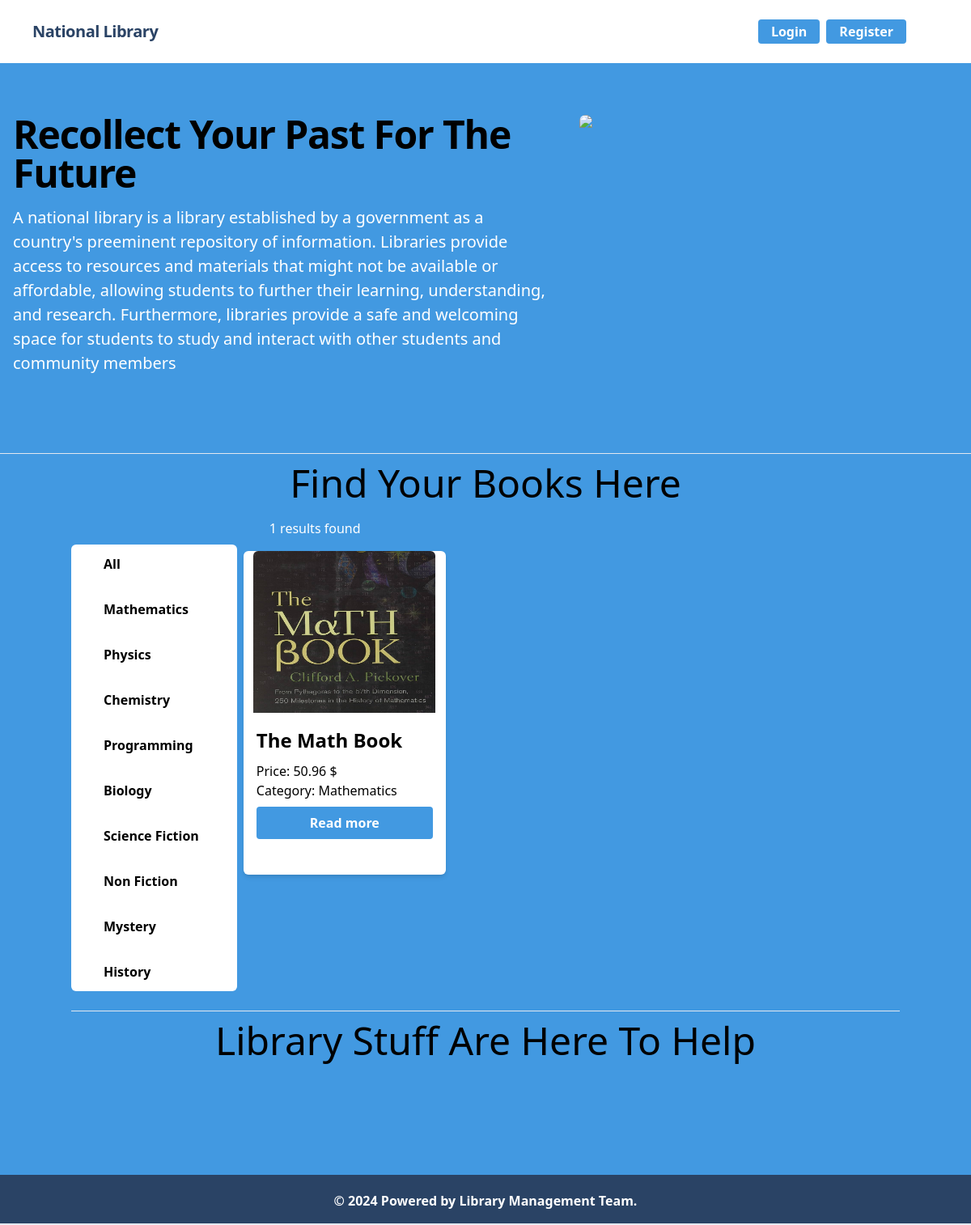
Page /home/mathematics/ on the committed database.
### category/models.py (models this page shows)
class Category(models.Model):
    name = models.CharField(max_length=100)
    slug = models.SlugField(max_length=100, null=True, blank=True, unique=True)
    def __str__(self):
        return self.name

### book/models.py (models this page shows, shortened)
class Book(models.Model):
    title = models.CharField(max_length=100)
    author = models.CharField(max_length=50, blank=True)
    isbn = models.IntegerField(default=0)
    availability_status = models.BooleanField(default=True)
    in_stock = models.IntegerField(blank=True, default=0)
    publication_date = models.DateField(blank=True)
    description = models.TextField()
    image = models.ImageField(upload_to='book/media')
    price = models.DecimalField(max_digits=10, decimal_places=2)
    category = models.ForeignKey(Category, on_delete=models.CASCADE)

### core/views.py (the view)
# urls.py: path('', HomeView.as_view(), name='home'),
class HomeView(TemplateView):
    template_name = 'index.html'
    def get_context_data(self, **kwargs):
        context = super().get_context_data(**kwargs)
        books = Book.objects.all()
        category_slug = self.kwargs.get('category_slug')
        if category_slug:
            category = get_object_or_404(Category, slug=category_slug)
            books = Book.objects.filter(category=category)
        categories = Category.objects.all()
        context['categories'] = categories
        context['books'] = books
        return context

### core/templates/index.html (shortened to what this page needs)
{% extends 'base.html' %}
{% block content %}
{% load static %}
<h2 class="text-5xl text-center">Find Your Books Here</h2>
<div class="flex flex-wrap">
    <div class="w-full md:w-1/4 lg:w-1/5 xl:w-1/6 mb-4">
        <div class="bg-white mt-10 rounded-md">
            <div class="m-2">
                <a href="/" class="hover:bg-blue-700 hover:text-white block px-8 py-3 font-semibold rounded dark:bg-gray-100 dark:text-gray-800">All</a>
            </div>
            {% for category in categories %}
            <div class="m-2">
                <a href="{% url 'category_wise_post' category.slug %}" class="hover:bg-blue-700 hover:text-white block px-8 py-3 font-semibold rounded dark:bg-gray-100 dark:text-gray-800">{{ category.name }}</a>
            </div>
            {% endfor %}
        </div>
    </div>
    <div class="relative w-full md:w-3/4 lg:w-4/5 xl:w-5/6">
        <h4 class="mb-4 mx-10 text-white mt-2">{{ books | length }} results found</h4>
        <div class="flex flex-wrap">
            {% for book in books %}
            <div class="w-full sm:w-1/2 md:w-1/2 lg:w-1/3 xl:w-1/4 mb-4 px-2">
                <div class="bg-white rounded-md shadow-md dark:bg-gray-900 dark:text-gray-100" style="width: 250px; height: 400px;">
                    <img src="{{ book.image.url }}" alt="{{ book.image.url }}" class="mx-auto object-center w-full h-full rounded-t-md dark:bg-gray-500" style="width: 90%; height: 200px;">
                    <div class="p-4 mb-2">
                        <h2 class="text-xl lg:text-2xl font-semibold mb-2">{{ book.title|truncatewords:3 }}</h2>
                        <p class="dark:text-gray-100">Price: {{ book.price }} $</p>
                        <p class="dark:text-gray-100">Category: {{ book.category }}</p>
                        <a href="{% url 'details_post' book.id %}" class="flex items-center justify-center w-full p-3 font-sm tracki bg-blue-500 hover:bg-blue-700 text-white font-bold py-2 px-4 mt-2 rounded">Read more</a>
                    </div>
                </div>
            </div>
            {% endfor %}
        </div>
    </div>
</div>
<hr>
<h1 class="text-5xl text-center">Library Stuff Are Here To Help</h1>
<div class="grid grid-cols-2 md:grid-cols-4 gap-4 p-10">
    <div class="grid gap-4">
    </div>
    <div class="grid gap-4">
    </div>
    <div class="grid gap-4">
    </div>
    <div class="grid gap-4">
    </div>
</div>
{% endblock %}

### rows in the picture
Category: name "Mathematics"
Category: name "Physics"
Category: name "Chemistry"
Category: name "Programming"
Category: name "Biology"
Category: name "Science Fiction"
Category: name "Non Fiction"
Category: name "Mystery"
Category: name "History"
Book: image (picture), title "The Math Book", price "50.96", category "Mathematics"

### other values in the picture
{{ books | length }} "1"
